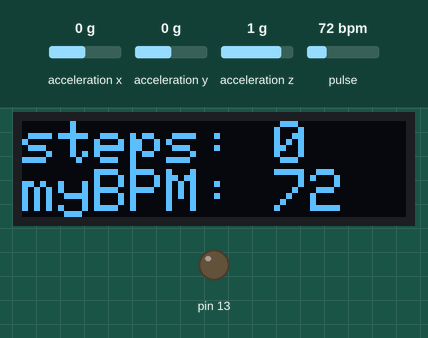
Recording of a sketch running on a simulated Arduino Uno, built with avr-gcc and run on an emulated ATmega328P. On the bench: 128×32 one-colour display, output pins drawn as LEDs (lit = HIGH). Wiring (inferred from the names in the program): ADXL345 accelerometer at I2C address 0x53. The test bench sets the inputs (shaded band); at power-on: pulse 72 bpm, acceleration x 0 g, acceleration y 0 g, acceleration z 1 g. The display library's start-up logo is not drawn; what the sketch prints to the serial monitor is not drawn.

Above: at 5.4 s.
5.5 s: pulse set to 42 bpm
At 7.3 s:
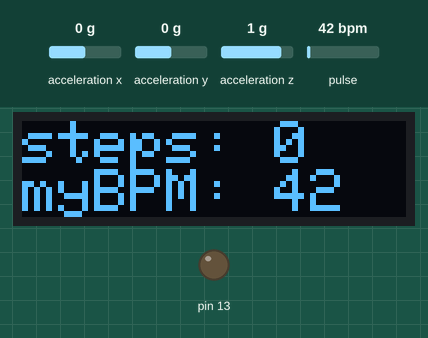
7.6 s: acceleration x set to -1.4 g
At 9.3 s:
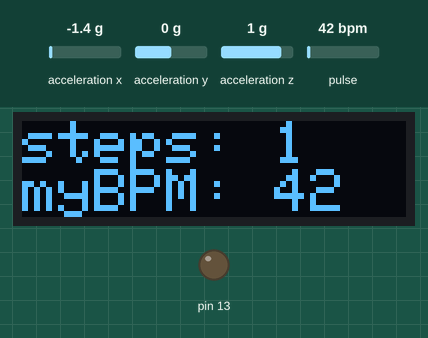
9.6 s: acceleration y set to -1.4 g
At 11.3 s:
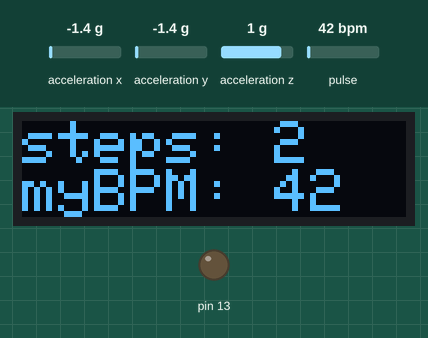
11.6 s: acceleration z set to -1.4 g
At 13.2 s:
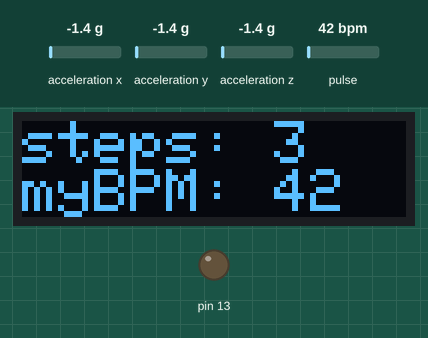
13.5 s: pulse set to 70 bpm
At 15.3 s:
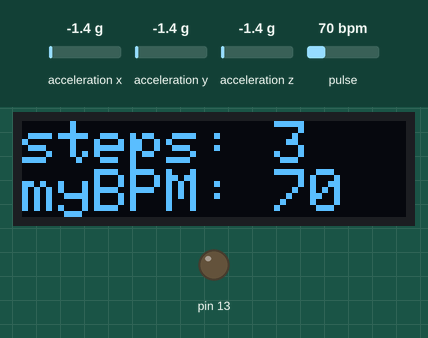
Timing chart, 0 to 16.5 s (numbered marks = the images above; inputs shaded):
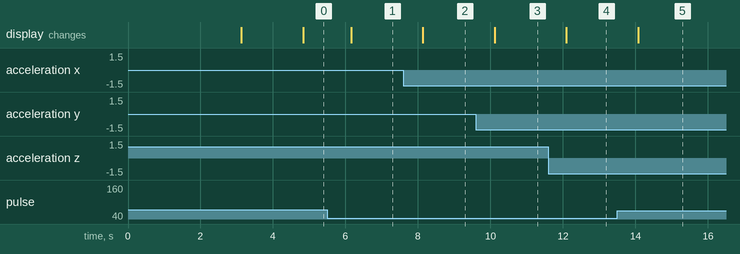

Measured:
- after the input at 5.5 s, the display: changes after 0.66 s (image 1)
- after the input at 7.6 s, the display: changes after 0.54 s (image 2)
- after the input at 9.6 s, the display: changes after 0.52 s (image 3)
- after the input at 11.6 s, the display: changes after 0.50 s (image 4)
- after the input at 13.5 s, the display: changes after 0.57 s (image 5)

The sketch:

finalArduinoCode.ino
```cpp
#define USE_ARDUINO_INTERRUPTS true
#include <PulseSensorPlayground.h>
#include <SPI.h>
#include <Wire.h>
#include <Adafruit_GFX.h>
#include <Adafruit_SSD1306.h>
//#include <ESP8266WiFi.h>
//#include <ThingerWifi.h>
Adafruit_SSD1306 display = Adafruit_SSD1306(128, 32, &Wire);

//  Variables pulse
const int PulseWire = 0;
const int LED13 = 13;
int Threshold = 550;

PulseSensorPlayground pulseSensor;

// Variables accelerometer
float xavg=0, yavg=0, zavg=0;
float xcur=0, ycur=0, zcur=0;
float xnxt=0, ynxt=0, znxt=0;
int steps = 0;


void setup() {
Serial.begin(9600);
  // Configure the PulseSensor object, by assigning our variables to it.
  pulseSensor.analogInput(PulseWire);
  pulseSensor.blinkOnPulse(LED13);
  pulseSensor.setThreshold(Threshold);
  // Double-check the "pulseSensor" object was created and "began" seeing a signal.
   if (pulseSensor.begin()) {
    Serial.println("We created a pulseSensor Object !");  //This prints one time at Arduino power-up,  or on Arduino reset.
  }

  Serial.println("OLED intialized");
 	display.begin(SSD1306_SWITCHCAPVCC, 0x3C); // Address 0x3C for 128x32
 	display.display();
 	delay(1000);
 	// Clear the buffer.
 	display.clearDisplay();
 	display.display();
 	// text display tests
 	display.setTextSize(1);
 	display.setTextColor(WHITE);

  // accelerometer
  ssd1306_init();
  adxl345_init();
  read_av_acc();

}

void loop() {
int myBPM = pulseSensor.getBeatsPerMinute();   // "myBPM" hold this BPM value now.
 Serial.println(myBPM);


  //
  for(int i = 0; i<50; i++){
    Wire.beginTransmission(0x53);
    Wire.write(0x32);
    Wire.endTransmission();
    Wire.requestFrom(0x53, 1);
    byte x0 = Wire.read();

    Wire.beginTransmission(0x53);
    Wire.write(0x33);
    Wire.endTransmission();
    Wire.requestFrom(0x53, 1);
    byte x1 = Wire.read();
    x1 = x1 & 0x03;

    uint16_t x = (x1 << 8) + x0;
    int16_t xf = x;
    if(xf > 511){
    xf = xf - 1024;
    }
    float xa = xf * 0.004;
    xcur = xcur + xa;

    Wire.beginTransmission(0x53);
    Wire.write(0x34);
    Wire.endTransmission();
    Wire.requestFrom(0x53, 1);
    byte y0 = Wire.read();

    Wire.beginTransmission(0x53);
    Wire.write(0x35);
    Wire.endTransmission();
    Wire.requestFrom(0x53, 1);
    byte y1 = Wire.read();
    y1 = y1 & 0x03;

    uint16_t y = (y1 << 8) + y0;
    int16_t yf = y;
    if(yf > 511){
    yf = yf - 1024;
    }
    float ya = yf * 0.004;
    ycur = ycur + ya;

    Wire.beginTransmission(0x53);
    Wire.write(0x36);
    Wire.endTransmission();
    Wire.requestFrom(0x53, 1);
    byte z0 = Wire.read();

    Wire.beginTransmission(0x53);
    Wire.write(0x37);
    Wire.endTransmission();
    Wire.requestFrom(0x53, 1);
    byte z1 = Wire.read();
    z1 = z1 & 0x03;

    uint16_t z = (z1 << 8) + z0;
    int16_t zf = z;
    if(zf > 511){
    zf = zf - 1024;
    }
    float za = zf * 0.004;
    zcur = zcur + za;
  }
  xcur = xcur/50;
  ycur = ycur/50;
  zcur = zcur/50;

  float acc = sqrt(((xcur - xavg) * (xcur - xavg)) +
              ((ycur - yavg) * (ycur - yavg)) +
              ((zcur - zavg) * (zcur - zavg)));
  delay(250);

    //Next Acceleration
    for(int i = 0; i<50; i++){
    Wire.beginTransmission(0x53);
    Wire.write(0x32);
    Wire.endTransmission();
    Wire.requestFrom(0x53, 1);
    byte x0 = Wire.read();

    Wire.beginTransmission(0x53);
    Wire.write(0x33);
    Wire.endTransmission();
    Wire.requestFrom(0x53, 1);
    byte x1 = Wire.read();
    x1 = x1 & 0x03;

    uint16_t x = (x1 << 8) + x0;
    int16_t xf = x;
    if(xf > 511)
    {
    xf = xf - 1024;
    }
    float xa = xf * 0.004;
    xnxt = xnxt + xa;


    Wire.beginTransmission(0x53);
    Wire.write(0x34);
    Wire.endTransmission();
    Wire.requestFrom(0x53, 1);
    byte y0 = Wire.read();

    Wire.beginTransmission(0x53);
    Wire.write(0x35);
    Wire.endTransmission();
    Wire.requestFrom(0x53, 1);
    byte y1 = Wire.read();
    y1 = y1 & 0x03;

    uint16_t y = (y1 << 8) + y0;
    int16_t yf = y;
    if(yf > 511)
    {
    yf = yf - 1024;
    }
    float ya = yf * 0.004;
    ynxt = ynxt + ya;


    Wire.beginTransmission(0x53);
    Wire.write(0x36);
    Wire.endTransmission();
    Wire.requestFrom(0x53, 1);
    byte z0 = Wire.read();

    Wire.beginTransmission(0x53);
    Wire.write(0x37);
    Wire.endTransmission();
    Wire.requestFrom(0x53, 1);
    byte z1 = Wire.read();
    z1 = z1 & 0x03;

  uint16_t z = (z1 << 8) + z0;
  int16_t zf = z;
  if(zf > 511){
    zf = zf - 1024;
  }
  float za = zf * 0.004;
  znxt = znxt + za;
  }
  xnxt = xnxt/50;
  ynxt = ynxt/50;
  znxt = znxt/50;

  float acc2 = sqrt(((xnxt - xavg) * (xnxt - xavg)) +
               ((ynxt - yavg) * (ynxt - yavg)) +
               ((znxt - zavg) * (znxt - zavg)));

  if (acc2-acc > 0.05)
    {
      steps = steps + 1;
    }


  //display
  display.clearDisplay();
 	display.setCursor(0, 0);
  display.print("steps: ");
  display.println(steps);
 	display.print("myBPM: ");
 	display.println(myBPM);
 	display.display();
  delay(100);
}

void adxl345_init(){
  Serial.begin(115200);
  Wire.begin();

  Wire.beginTransmission(0x53);
  Wire.write(0x2C);
  Wire.write(0x08);
  Wire.endTransmission();

  Wire.beginTransmission(0x53);
  Wire.write(0x31);
  Wire.write(0x08);
  Wire.endTransmission();

  Wire.beginTransmission(0x53);
  Wire.write(0x2D);
  Wire.write(0x08);
  Wire.endTransmission();
}

void ssd1306_init(){
  display.begin(SSD1306_SWITCHCAPVCC);
  display.display();
  delay(1000);
  display.clearDisplay();
  display.display();
  delay(1000);
  display.clearDisplay();
  display.setTextSize(2);
  display.setTextColor(SSD1306_WHITE);
  display.setCursor(0, 0);
  display.println("STEPS");
  display.println("COUNTER");
  display.display();
  delay(1000);
}

  float read_av_acc(){
  for(int i = 0; i<50; i++){
  Wire.beginTransmission(0x53);
  Wire.write(0x32);
  Wire.endTransmission();
  Wire.requestFrom(0x53, 1);
  byte x0 = Wire.read();

  Wire.beginTransmission(0x53);
  Wire.write(0x33);
  Wire.endTransmission();
  Wire.requestFrom(0x53, 1);
  byte x1 = Wire.read();
  x1 = x1 & 0x03;

  uint16_t x = (x1 << 8) + x0;
  int16_t xf = x;
  if(xf > 511)
  {
  xf = xf - 1024;
  }
  float xa = xf * 0.004;
  xavg = xavg + xa;


  Wire.beginTransmission(0x53);
  Wire.write(0x34);
  Wire.endTransmission();
  Wire.requestFrom(0x53, 1);
  byte y0 = Wire.read();

  Wire.beginTransmission(0x53);
  Wire.write(0x35);
  Wire.endTransmission();
  Wire.requestFrom(0x53, 1);
  byte y1 = Wire.read();
  y1 = y1 & 0x03;

  uint16_t y = (y1 << 8) + y0;
  int16_t yf = y;
  if(yf > 511)
  {
  yf = yf - 1024;
  }
  float ya = yf * 0.004;
  yavg = yavg + ya;


  Wire.beginTransmission(0x53);
  Wire.write(0x36);
  Wire.endTransmission();
  Wire.requestFrom(0x53, 1);
  byte z0 = Wire.read();

  Wire.beginTransmission(0x53);
  Wire.write(0x37);
  Wire.endTransmission();
  Wire.requestFrom(0x53, 1);
  byte z1 = Wire.read();
  z1 = z1 & 0x03;

  uint16_t z = (z1 << 8) + z0;
  int16_t zf = z;
  if(zf > 511)
  {
  zf = zf - 1024;
  }
  float za = zf * 0.004;
  zavg = zavg + za;
  }
  xavg = xavg/50;
  yavg = yavg/50;
  zavg = zavg/50;
}
```
